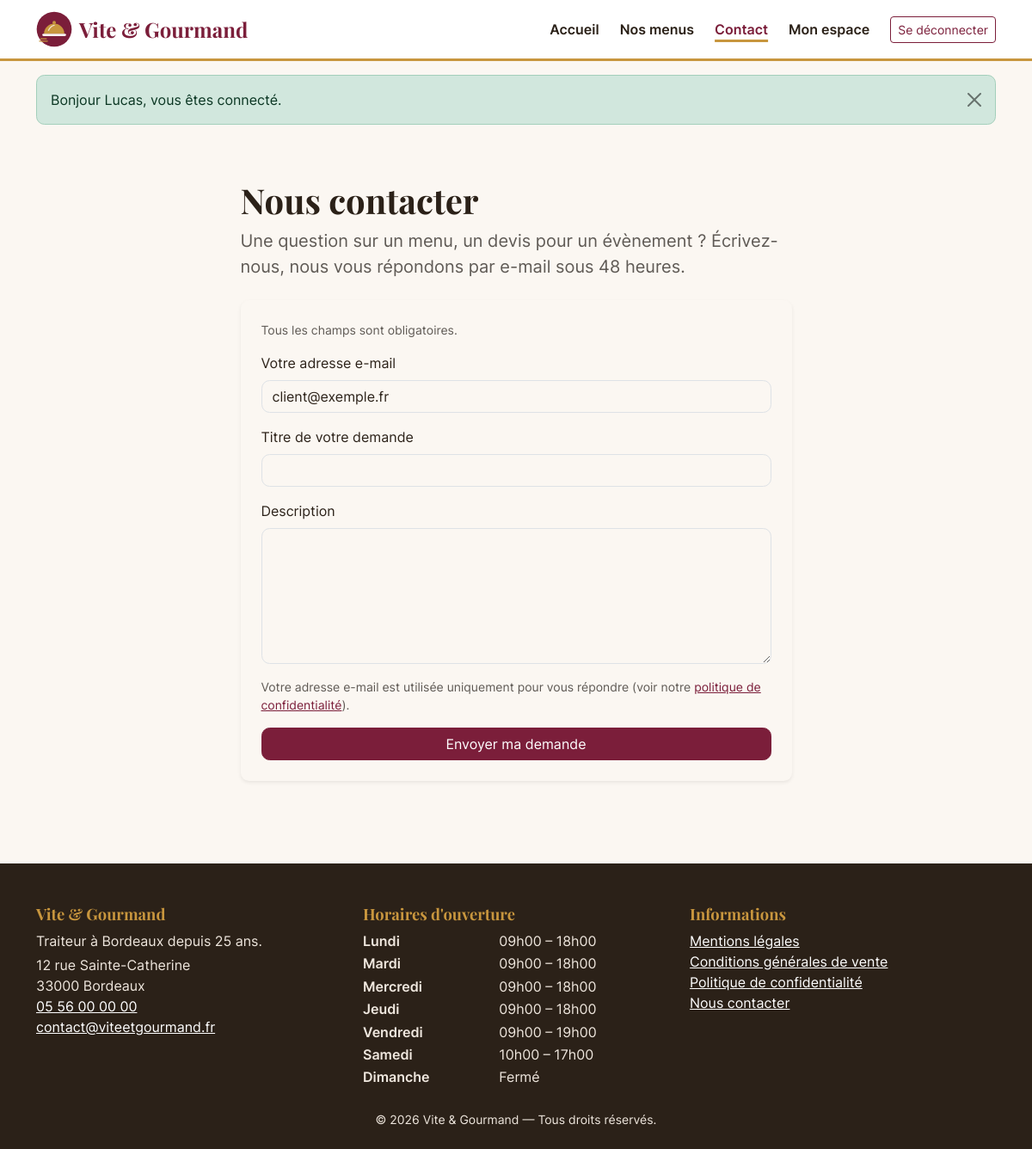
Page /contact (signed in) on the committed database.
### tables this page shows
CREATE TABLE utilisateur (
    utilisateur_id  INT UNSIGNED NOT NULL AUTO_INCREMENT,
    email           VARCHAR(180) NOT NULL,
    password        VARCHAR(255) NOT NULL,
    nom             VARCHAR(80)  NOT NULL,
    prenom          VARCHAR(80)  NOT NULL,
    telephone       VARCHAR(20)  NULL,
    adresse_postale VARCHAR(255) NULL,
    code_postal     VARCHAR(10)  NULL,
    ville           VARCHAR(100) NULL,
    pays            VARCHAR(60)  NOT NULL DEFAULT 'France',
    role_id         INT UNSIGNED NOT NULL,
    actif           TINYINT(1)   NOT NULL DEFAULT 1,
    created_at      DATETIME     NOT NULL DEFAULT CURRENT_TIMESTAMP,
    updated_at      DATETIME     NULL ON UPDATE CURRENT_TIMESTAMP,
    PRIMARY KEY (utilisateur_id),
    UNIQUE KEY uq_utilisateur_email (email),
    KEY idx_utilisateur_role (role_id),
    CONSTRAINT fk_utilisateur_role FOREIGN KEY (role_id) REFERENCES role (role_id)
);

CREATE TABLE horaire (
    horaire_id      INT UNSIGNED NOT NULL AUTO_INCREMENT,
    jour            ENUM('Lundi','Mardi','Mercredi','Jeudi','Vendredi','Samedi','Dimanche') NOT NULL,
    heure_ouverture TIME NULL,
    heure_fermeture TIME NULL,
    ferme           TINYINT(1) NOT NULL DEFAULT 0,
    PRIMARY KEY (horaire_id),
    UNIQUE KEY uq_horaire_jour (jour)
);

### src/Core/View.php (called while the page is built, shortened)
<?php
final class View
{
    public static function render(string $template, array $data = [], ?string $layout = 'layouts/main'): string
    {
        $content = self::capture($template, $data);
        return self::capture($layout, array_merge($data, ['content' => $content]));
    }
    public static function capture(string $template, array $data = []): string
    {
        $file = BASE_PATH . '/views/' . $template . '.php';
        extract($data, EXTR_SKIP);
        require $file;
        return (string) ob_get_clean();
    }
}

### src/Controllers/ContactController.php (called while the page is built, shortened)
<?php
final class ContactController
{
    public function show(): void
    {
        view('pages/contact', ['title' => 'Nous contacter']);
    }
}

### public/index.php (called while the page is built, shortened)
<?php
$router = new Router();
$router->dispatch($_SERVER['REQUEST_METHOD'] ?? 'GET', $_SERVER['REQUEST_URI'] ?? '/');

### src/Core/Session.php (called while the page is built, shortened)
<?php
final class Session
{
    public static function get(string $key, mixed $default = null): mixed
    {
        return $_SESSION[$key] ?? $default;
    }
    public static function pullOld(): array
    {
        $old = $_SESSION['_old'] ?? [];
        return $old;
    }
    public static function pullErrors(): array
    {
        $errors = $_SESSION['_errors'] ?? [];
        return $errors;
    }
}

### src/Core/Auth.php (called while the page is built, shortened)
<?php
final class Auth
{
    private static ?array $user = null;
    private static bool $loaded = false;
    public static function user(): ?array
    {
        if (!self::$loaded) {
            self::$loaded = true;
            $id = Session::get('user_id');
            if ($id) {
                $user = UserRepository::findById((int) $id);
                if ($user && (int) $user['actif'] === 1) {
                    self::$user = $user;
                } else {
                    Session::forget('user_id');
                }
            }
        }
        return self::$user;
    }
}

### src/Core/Env.php (called while the page is built, shortened)
<?php
final class Env
{
    public static function get(string $key, ?string $default = null): ?string
    {
        $value = $_ENV[$key] ?? getenv($key);
        return ($value === false || $value === null || $value === '') ? $default : (string) $value;
    }
}

### src/Core/Database.php (called while the page is built, shortened)
<?php
final class Database
{
    private static ?PDO $pdo = null;
    public static function pdo(): PDO
    {
        if (self::$pdo === null) {
            $dsn = sprintf(
                'mysql:host=%s;port=%s;dbname=%s;charset=utf8mb4',
                Env::get('DB_HOST', '127.0.0.1'),
                Env::get('DB_PORT', '3306'),
                Env::get('DB_NAME', 'vite_gourmand')
            );
            $options = [
                PDO::ATTR_ERRMODE            => PDO::ERRMODE_EXCEPTION,
                PDO::ATTR_DEFAULT_FETCH_MODE => PDO::FETCH_ASSOC,
                PDO::ATTR_EMULATE_PREPARES   => false,
            ];
            $ca = Env::get('DB_SSL_CA');
            self::$pdo = new PDO($dsn, Env::get('DB_USER', 'root'), Env::get('DB_PASSWORD', ''), $options);
            self::$pdo->exec("SET time_zone = '" . (new \DateTime())->format('P') . "'");
        }
        return self::$pdo;
    }
    public static function run(string $sql, array $params = []): \PDOStatement
    {
        $stmt = self::pdo()->prepare($sql);
        $stmt->execute($params);
        return $stmt;
    }
    public static function fetch(string $sql, array $params = []): ?array
    {
        $row = self::run($sql, $params)->fetch();
        return $row === false ? null : $row;
    }
    public static function fetchAll(string $sql, array $params = []): array
    {
        return self::run($sql, $params)->fetchAll();
    }
}

### src/Repositories/UserRepository.php (called while the page is built, shortened)
<?php
final class UserRepository
{
    public static function findById(int $id): ?array
    {
        return Database::fetch(self::SELECT . ' WHERE u.utilisateur_id = :id', ['id' => $id]);
    }
}

### src/Repositories/HoraireRepository.php (called while the page is built, shortened)
<?php
final class HoraireRepository
{
    private static ?array $cache = null;
    public static function all(): array
    {
        if (self::$cache === null) {
            try {
                self::$cache = Database::fetchAll(
                    "SELECT * FROM horaire
                     ORDER BY FIELD(jour, 'Lundi','Mardi','Mercredi','Jeudi','Vendredi','Samedi','Dimanche')"
                );
            } catch (\Throwable $e) {
                log_error('Horaires indisponibles : ' . $e->getMessage());
                self::$cache = [];
            }
        }
        return self::$cache;
    }
}

### views/pages/contact.php (the view, shortened to what this page needs)
<div class="container py-5">
    <div class="row justify-content-center">
        <div class="col-lg-7">
            <h1 class="mb-2">Nous contacter</h1>
            <p class="lead text-muted mb-4">Une question sur un menu, un devis pour un évènement ? Écrivez-nous, nous vous répondons par e-mail sous 48 heures.</p>
            <form action="/contact" method="post" novalidate class="card p-4 border-0 shadow-sm">
                <p class="small text-muted">Tous les champs sont obligatoires.</p>
                <div class="mb-3">
                    <label for="email" class="form-label">Votre adresse e-mail</label>
                    <input type="email" id="email" name="email" class="form-control<?= invalid('email') ?>" value="<?= e(old('email', \App\Core\Auth::user()['email'] ?? '')) ?>" required maxlength="180" autocomplete="email">
                </div>
                <div class="mb-3">
                    <label for="titre" class="form-label">Titre de votre demande</label>
                    <input type="text" id="titre" name="titre" class="form-control<?= invalid('titre') ?>" value="<?= e(old('titre')) ?>" required maxlength="150">
                </div>
                <div class="mb-3">
                    <label for="description" class="form-label">Description</label>
                    <textarea id="description" name="description" rows="6" class="form-control<?= invalid('description') ?>" required maxlength="3000"><?= e(old('description')) ?></textarea>
                </div>
                <p class="small text-muted">Votre adresse e-mail est utilisée uniquement pour vous répondre (voir notre <a href="/confidentialite">politique de confidentialité</a>).</p>
                <button type="submit" class="btn btn-primary">Envoyer ma demande</button>
            </form>
        </div>
    </div>
</div>

### src/Core/Router.php (shortened to what this page needs)
<?php
final class Router
{
    private array $routes = [];
    private function add(string $method, string $path, array $handler, array $middlewares): void
    {
        $this->routes[] = compact('method', 'pattern', 'handler', 'middlewares');
    }
    public function dispatch(string $method, string $uri): void
    {
        $path = rawurldecode(parse_url($uri, PHP_URL_PATH) ?? '/');
        $path = rtrim($path, '/') ?: '/';
        foreach ($this->routes as $route) {
            if (!preg_match($route['pattern'], $path, $matches)) {
                continue;
            }
            $params = array_map('intval', array_filter($matches, 'is_string', ARRAY_FILTER_USE_KEY));
            [$class, $action] = $route['handler'];
            (new $class())->$action(...$params);
            return;
        }
    }
}

### views/partials/footer.php (shortened to what this page needs)
<?php
$horaires = HoraireRepository::all();
?>
<footer class="site-footer mt-5 pt-5 pb-4">
    <div class="container">
        <div class="row g-4">
            <div class="col-md-4">
                <h2>Vite &amp; Gourmand</h2>
                <p class="mb-1">Traiteur à Bordeaux depuis 25 ans.</p>
                <address class="mb-0">
                    12 rue Sainte-Catherine<br>33000 Bordeaux<br>
                    <a href="tel:+33556000000">05 56 00 00 00</a><br>
                    <a href="mailto:contact@viteetgourmand.fr">contact@viteetgourmand.fr</a>
                </address>
            </div>
            <div class="col-md-4">
                <h2>Horaires d'ouverture</h2>
                <dl class="horaires row mb-0">
                    <?php foreach ($horaires as $h): ?>
                        <dt class="col-5"><?= e($h['jour']) ?></dt>
                        <dd class="col-7">
                            <?= (int) $h['ferme'] === 1
                                ? 'Fermé'
                                : e(time_fr($h['heure_ouverture'])) . ' – ' . e(time_fr($h['heure_fermeture'])) ?>
                        </dd>
                    <?php endforeach; ?>
                </dl>
            </div>
            <div class="col-md-4">
                <h2>Informations</h2>
                <ul class="list-unstyled">
                    <li><a href="/mentions-legales">Mentions légales</a></li>
                    <li><a href="/cgv">Conditions générales de vente</a></li>
                    <li><a href="/confidentialite">Politique de confidentialité</a></li>
                    <li><a href="/contact">Nous contacter</a></li>
                </ul>
            </div>
        </div>
        <p class="text-center small mt-4 mb-0">&copy; <?= date('Y') ?> Vite &amp; Gourmand — Tous droits réservés.</p>
    </div>
</footer>

### public/assets/css/app.css (style rules this page uses)
:root { --vg-bordeaux: #7B1E3A; --vg-bordeaux-dark: #5C1229; --vg-or: #C8963E; --vg-or-texte: #7A5617; --vg-creme: #FBF7F2; --vg-sable: #F1E6DA; --vg-encre: #2B2118; --vg-gris: #5F5A55; --vg-vert: #3E6B48; --bs-primary: var(--vg-bordeaux); --bs-primary-rgb: 123, 30, 58; --bs-link-color: var(--vg-bordeaux); --bs-link-color-rgb: 123, 30, 58; --bs-link-hover-color: var(--vg-bordeaux-dark); --bs-link-hover-color-rgb: 92, 18, 41; --bs-body-bg: var(--vg-creme); --bs-body-color: var(--vg-encre); --bs-body-font-family: "Inter", system-ui, -apple-system, "Segoe UI", Roboto, sans-serif; --bs-secondary-color: var(--vg-gris); --bs-border-radius: .6rem; --bs-focus-ring-color: rgba(123, 30, 58, .35); }
body { display: flex; flex-direction: column; min-height: 100vh; }
h1, h2, h3, .h1, .h2, .h3, .display-5, .display-6, .navbar-brand { font-family: "Playfair Display", Georgia, serif; font-weight: 700; }
.text-muted, .text-body-secondary { color: var(--vg-gris) !important; }
.btn-primary { --bs-btn-bg: var(--vg-bordeaux); --bs-btn-border-color: var(--vg-bordeaux); --bs-btn-hover-bg: var(--vg-bordeaux-dark); --bs-btn-hover-border-color: var(--vg-bordeaux-dark); --bs-btn-active-bg: var(--vg-bordeaux-dark); --bs-btn-active-border-color: var(--vg-bordeaux-dark); --bs-btn-disabled-bg: #9a6a78; --bs-btn-disabled-border-color: #9a6a78; }
.site-footer { background: var(--vg-encre); color: #EFE7DE; }
.site-footer a { color: #fff; }
.site-footer h2 { font-size: 1.15rem; color: var(--vg-or); }
.site-footer .horaires dt { font-weight: 600; }
.site-footer .horaires dd { margin-bottom: .15rem; }

### rows in the picture
utilisateur: email "client@exemple.fr"
horaire: jour "Lundi", heure_ouverture "09h00", heure_fermeture "18h00"
horaire: jour "Mardi", heure_ouverture "09h00", heure_fermeture "18h00"
horaire: jour "Mercredi", heure_ouverture "09h00", heure_fermeture "18h00"
horaire: jour "Jeudi", heure_ouverture "09h00", heure_fermeture "18h00"
horaire: jour "Vendredi", heure_ouverture "09h00", heure_fermeture "19h00"
horaire: jour "Samedi", heure_ouverture "10h00", heure_fermeture "17h00"
horaire: jour "Dimanche", ferme "Fermé"

### other values in the picture
$flash['message'] "Bonjour Lucas, vous êtes connecté."
